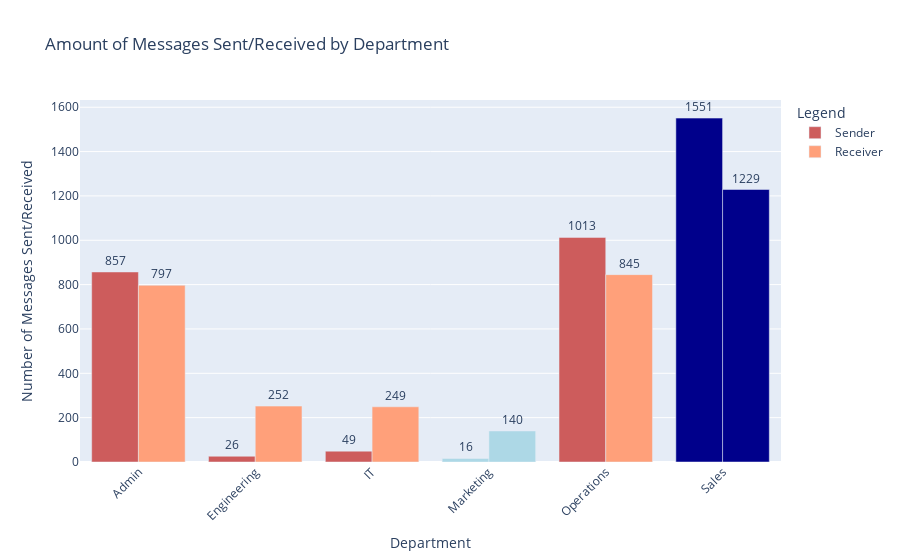

Notebook code for this chart:
### Code cell
# from plotly.graph_objs import *

# Colors to be used in the graph
colors = ['indianred'] * 6
colors[3] = 'lightblue'
colors[5] = 'darkblue'

colors2 = ['lightsalmon'] * 6
colors2[3] = 'lightblue'
colors2[5] = 'darkblue'




# fig = px.bar(
#              sender_receiver, x=sender_receiver.department, y=[sender_receiver.sender, sender_receiver.receiver], 
#              title = 'Amount of Messages Sent/Received by Department',
#              labels = {
#                        'value':'Number of Messages Sent/Received',
#                        'department':'Department',
#                        'variable': 'Legend'
#              },
#              barmode = "group",
#              text_auto=True
#             )
# fig.update_traces(textfont_size=12, textangle=0, textposition="outside", cliponaxis=False)
# fig.show()


fig = go.Figure()
fig.add_trace(go.Bar(
    x=sender_receiver.department,
    y=sender_receiver.sender,
    name='Sender',
    marker_color=colors,
    text = sender_receiver.sender,
    textposition="outside"
))
fig.add_trace(go.Bar(
    x=sender_receiver.department,
    y=sender_receiver.receiver,
    name='Receiver',
    marker_color=colors2,
    text = sender_receiver.receiver,
    textposition="outside"
))

fig.update_layout(barmode='group', xaxis_tickangle=-45, 
                  title = 'Amount of Messages Sent/Received by Department',
                  xaxis_title="Department",
                  yaxis_title="Number of Messages Sent/Received",
                  legend_title='Legend'
                  )
# fig.update_traces(textfont_size=12, textangle=0, textposition="outside", cliponaxis=False)
# fig.add_annotation(x='Marketing', y=200,
#             text="Least active",
#             showarrow=False,
#             yshift=100,
#             arrowhead=1)

# fig.add_annotation(x='Sales', y=1600,
#             text="Most active",
#             showarrow=False,
#             yshift=100,
#             arrowhead=1)

fig.show()

### Figure 1 — Plotly figure (JSON) as saved in the notebook; plotly's stock layout.template omitted (floating-point values rounded to 4 significant figures)
{"data": [{"marker": {"color": ["indianred", "indianred", "indianred", "lightblue", "indianred", "darkblue"]}, "name": "Sender", "text": [857, 26, 49, 16, 1013, 1551], "textposition": "outside", "type": "bar", "x": ["Admin", "Engineering", "IT", "Marketing", "Operations", "Sales"], "y": [857, 26, 49, 16, 1013, 1551]}, {"marker": {"color": ["lightsalmon", "lightsalmon", "lightsalmon", "lightblue", "lightsalmon", "darkblue"]}, "name": "Receiver", "text": [797, 252, 249, 140, 845, 1229], "textposition": "outside", "type": "bar", "x": ["Admin", "Engineering", "IT", "Marketing", "Operations", "Sales"], "y": [797, 252, 249, 140, 845, 1229]}], "layout": {"barmode": "group", "legend": {"title": {"text": "Legend"}}, "title": {"text": "Amount of Messages Sent/Received by Department"}, "xaxis": {"tickangle": -45, "title": {"text": "Department"}}, "yaxis": {"title": {"text": "Number of Messages Sent/Received"}}}}
